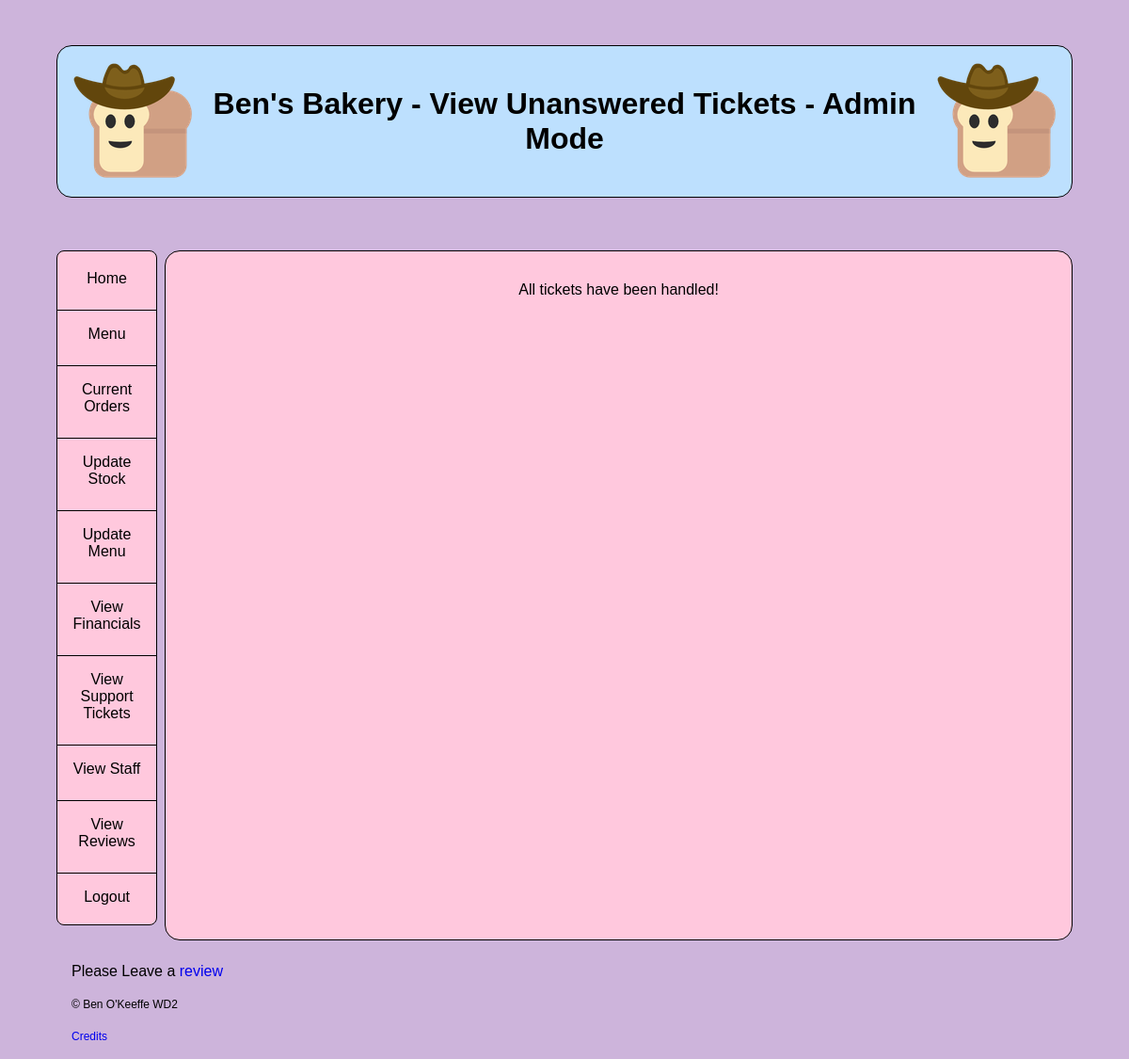
The page /admin-view-tickets (signed in) on the database as committed earlier.
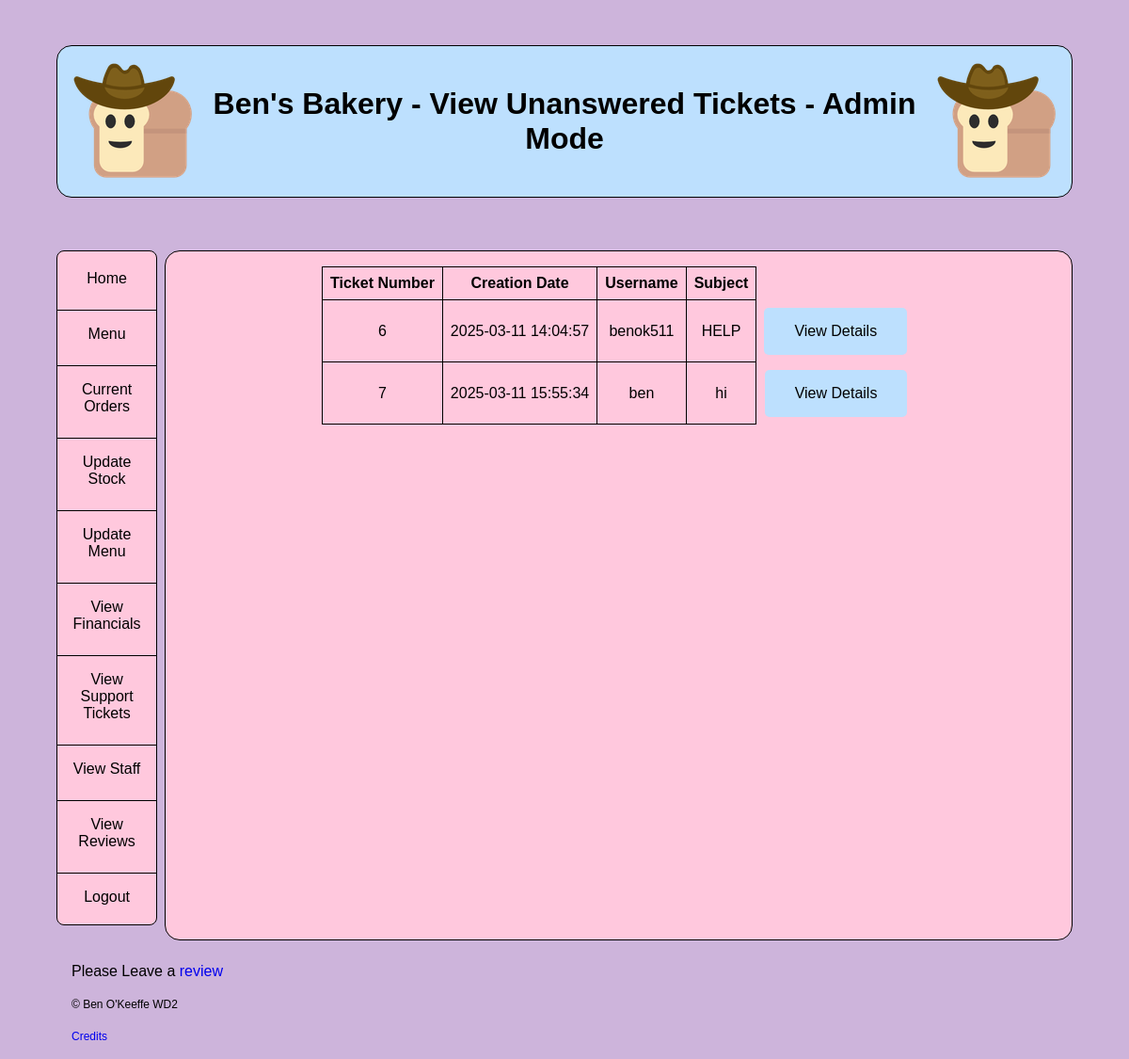
The same page on the database as committed later.
### tables this page shows
CREATE TABLE support(
    ticket_num INTEGER PRIMARY KEY AUTOINCREMENT,
    user_id TEXT NOT NULL,
    ticket_datetime DATETIME NOT NULL,
    subject TEXT NOT NULL,
    message TEXT NOT NULL,
    admin_user_id TEXT DEFAULT '',
    reply_datetime DATETIME DEFAULT '',
    reply TEXT DEFAULT ''
    );

### app.py (the view)
@app.route('/admin-view-tickets')
@login_required
@admin_required
def admin_view_tickets():
    db = get_db()
    tickets = db.execute('''SELECT * FROM support WHERE reply = "" ''').fetchall()
    return render_template('view_tickets.html', tickets = tickets, title = 'View Unanswered Tickets')

### app.py (called while the page is built)
@app.before_request
def load_logged_in_user():
    g.user = session.get('user_id',None)
    g.is_admin = session.get('is_admin',None)

def login_required(view):
    @wraps(view)
    def wrapped_view(*args, **kwargs):
        if g.user is None:
            return redirect(url_for('login', next = request.url))
        return view(*args, **kwargs)
    return wrapped_view

def admin_required(view): #just took your code for the login decorator and changed it to do the same for admin-only pages
    @wraps(view)
    def wrapped_view(*args, **kwargs):
        if g.is_admin is None:
            return redirect(url_for('restricted'))
        return view(*args, **kwargs)
    return wrapped_view

### database.py (called while the page is built)
def get_db():
    if 'db' not in g:
        g.db = sqlite3.connect(DATABASE,
                               detect_types=sqlite3.PARSE_DECLTYPES)
        g.db.row_factory = sqlite3.Row
        return g.db

### templates/view_tickets.html
{% extends "base.html" %}
{% block main_content %}
{% if tickets %}
<table>
    <tr>
        <th scope="col">Ticket Number</th>
        <th scope="col">Creation Date</th>
        {% if g.is_admin %}
            <th scope="col">Username</th>
        {%endif%}
        <th scope="col">Subject</th>
    </tr>
    {% for ticket in tickets %}
        <tr>
            <td>{{ticket['ticket_num']}}</td>
            <td>{{ticket['ticket_datetime']}}</td>
            {% if g.is_admin %}
            <td>{{ticket['user_id']}}</td>
            {%endif%}
            <td>{{ticket['subject']}}</td>
            <td class="remove"><a href="{{url_for('view_ticket_details', ticket_id = ticket['ticket_num'])}}" class="button">View Details</a></td>
        </tr>
    {%endfor%}
</table>
{%else%}
{% if g.is_admin %}
<p class="center">All tickets have been handled!</p>
{%else%}
<p class="center">You have not created any tickets!</p>
{%endif%}
{%endif%}
{%endblock%}

Rows that differ between the two databases and show on the page:
added support: ticket_num "6", ticket_datetime "2025-03-11 14:04:57", user_id "benok511", subject "HELP"
added support: ticket_num "7", ticket_datetime "2025-03-11 15:55:34", user_id "ben", subject "hi"
Other text that changed with them:
text no longer shown: "All tickets have been handled!"
text now shown: "Ticket Number Creation Date Username Subject"
